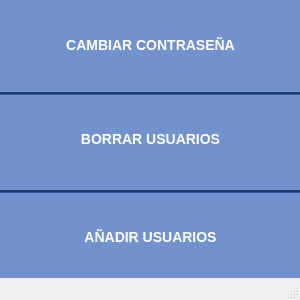
<?xml version="1.0" encoding="UTF-8"?>
<ui version="4.0">
 <class>MainWindow</class>
 <widget class="QMainWindow" name="MainWindow">
  <property name="geometry">
   <rect>
    <x>0</x>
    <y>0</y>
    <width>300</width>
    <height>300</height>
   </rect>
  </property>
  <property name="maximumSize">
   <size>
    <width>300</width>
    <height>300</height>
   </size>
  </property>
  <property name="windowTitle">
   <string>MainWindow</string>
  </property>
  <widget class="QWidget" name="centralwidget">
   <property name="styleSheet">
    <string notr="true">background-color:#7192CD; 
color: black;
font-family: Arial, Helvetica, sans-serif;</string>
   </property>
   <widget class="QPushButton" name="addUser">
    <property name="enabled">
     <bool>true</bool>
    </property>
    <property name="geometry">
     <rect>
      <x>0</x>
      <y>190</y>
      <width>301</width>
      <height>91</height>
     </rect>
    </property>
    <property name="styleSheet">
     <string notr="true">color: white; 
font-weight: bold;
border-top: 3px groove #1F3C6E;
font-size: 14px;</string>
    </property>
    <property name="text">
     <string>AÑADIR USUARIOS</string>
    </property>
   </widget>
   <widget class="QPushButton" name="deleteUser">
    <property name="enabled">
     <bool>true</bool>
    </property>
    <property name="geometry">
     <rect>
      <x>0</x>
      <y>92</y>
      <width>301</width>
      <height>91</height>
     </rect>
    </property>
    <property name="styleSheet">
     <string notr="true">color: white; 
font-weight: bold;
border-top: 3px groove #1F3C6E;
font-size: 14px;</string>
    </property>
    <property name="text">
     <string>BORRAR USUARIOS</string>
    </property>
   </widget>
   <widget class="QPushButton" name="changePass">
    <property name="enabled">
     <bool>true</bool>
    </property>
    <property name="geometry">
     <rect>
      <x>0</x>
      <y>0</y>
      <width>301</width>
      <height>91</height>
     </rect>
    </property>
    <property name="styleSheet">
     <string notr="true">color: white; 
font-weight: bold;
border-top: 0px groove #1F3C6E;
font-size: 14px;</string>
    </property>
    <property name="text">
     <string>CAMBIAR CONTRASEÑA</string>
    </property>
   </widget>
  </widget>
  <widget class="QStatusBar" name="statusbar"/>
 </widget>
 <resources/>
 <connections/>
</ui>
